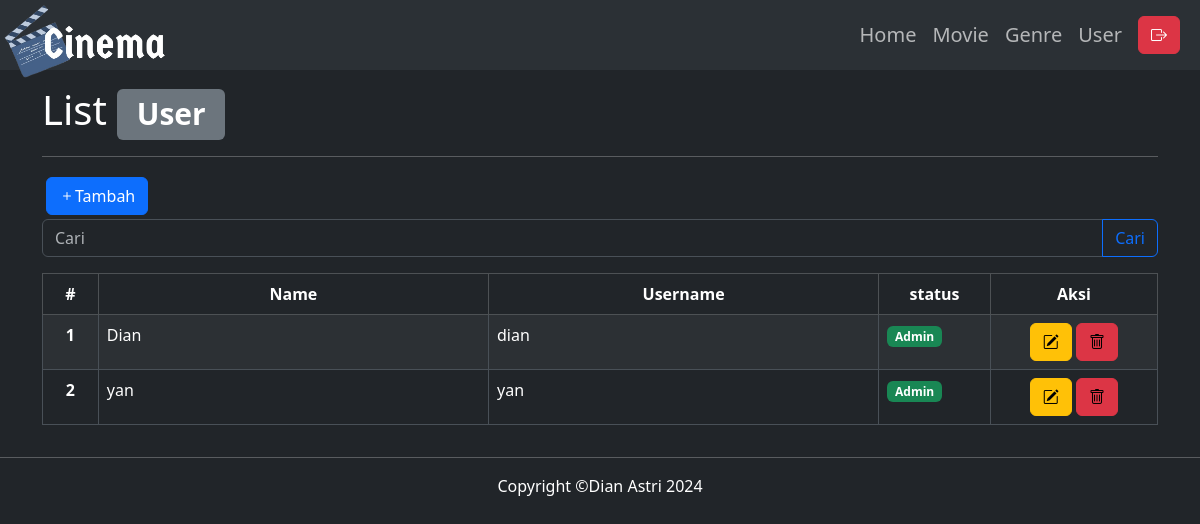
Screenshot of /user_list.php (signed in) with the database file from the repository.
### tables this page shows
CREATE TABLE `user` (
  `iduser` int NOT NULL,
  `full_name` varchar(225) NOT NULL,
  `username` varchar(45) NOT NULL,
  `password` varchar(225) NOT NULL,
  `status` tinyint NOT NULL,
  `last_update` timestamp NULL DEFAULT CURRENT_TIMESTAMP ON UPDATE CURRENT_TIMESTAMP
);

### user_list.php (called while the page is built, shortened)
<?php require 'views/partial_admin/header.php'; ?>
<?php require 'views/partial_admin/navigation.php'; ?>
<?php require 'functions.php'; ?>
<?php
$user = query("SELECT * FROM user");
require 'views/user/list-view.php';
?>
<?php require 'views/partial_admin/footer.php'; ?>

### functions.php (called while the page is built, shortened)
<?php
$conn = mysqli_connect("localhost", "root", "", "pw2024_tubes_233040085");
function query($query)
{
    global $conn;
    $result = mysqli_query($conn, $query);
    $rows = [];
    while ($row = mysqli_fetch_assoc($result)) {
        $rows[] = $row;
    }
    return $rows;
}
?>

### views/user/list-view.php (the view)
<div class="container text-left pt-3">
    <div class="row">
        <div class="col">
            <h1>List <span class="badge text-bg-secondary">User</span></h1>
            <hr>
            <a class="btn btn-primary m-1" href="user_add.php" role="button"><i class="bi bi-plus"></i>Tambah</a>
            <form action="" method="POST">
                <div class="input-group mb-3">
                    <input type="text" name="keyword" class="form-control" placeholder="Cari"
                        aria-label="Recipient's username" aria-describedby="button-addon2">
                    <button class="btn btn-outline-primary" type="submit" name="cari" id="button-addon2">Cari</button>
                </div>
            </form>
            <table class="table table-striped table-hover table-bordered">
                <thead>
                    <tr class="table-dark">
                        <th style="width: 5%" class="text-center">#</th>
                        <th scope="col" style="width: 35%" class="text-center">Name</th>
                        <th scope="col" style="width: 35%" class="text-center">Username</th>
                        <th scope="col" style="width: 10%" class="text-center">status</th>
                        <th scope="col" style="width: 15%" class="text-center">Aksi</th>
                    </tr>
                </thead>
                <tbody>
                    <?php
                    $i = 1;
                    foreach ($user as $usr):
                        ?>
                        <tr>
                            <th scope="row" class="text-center"><?= $i; ?></th>
                            <td><?= $usr["full_name"]; ?></td>
                            <td><?= $usr["username"]; ?></td>
                            <td><?php
                            if ($usr["status"] == 1):
                                echo '<span class="badge text-bg-success">Admin</span>';
                            else:
                                echo '<span class="badge text-bg-danger">Guest</span>';
                            endif; ?>
                            </td>
                            <td class="text-center">
                                <a href="user_update.php?id=<?= $usr["iduser"]; ?>" class="btn btn-warning"> <i
                                        class="bi bi-pencil-square"></i></a>
                                <a href="user_delete.php?id=<?= $usr['iduser']; ?>" class="btn btn-danger"
                                    onclick="return confirm('Yakin')"><i class="bi bi-trash" style="color:black;" s></i></a>
                            </td>
                        </tr>
                        <?php $i++; ?>
                    <?php endforeach; ?>
                </tbody>
            </table>
        </div>
    </div>
</div>

### rows the page displays
user: full_name "Dian", username "dian", status "Admin"
user: full_name "yan", username "yan", status "Admin"
